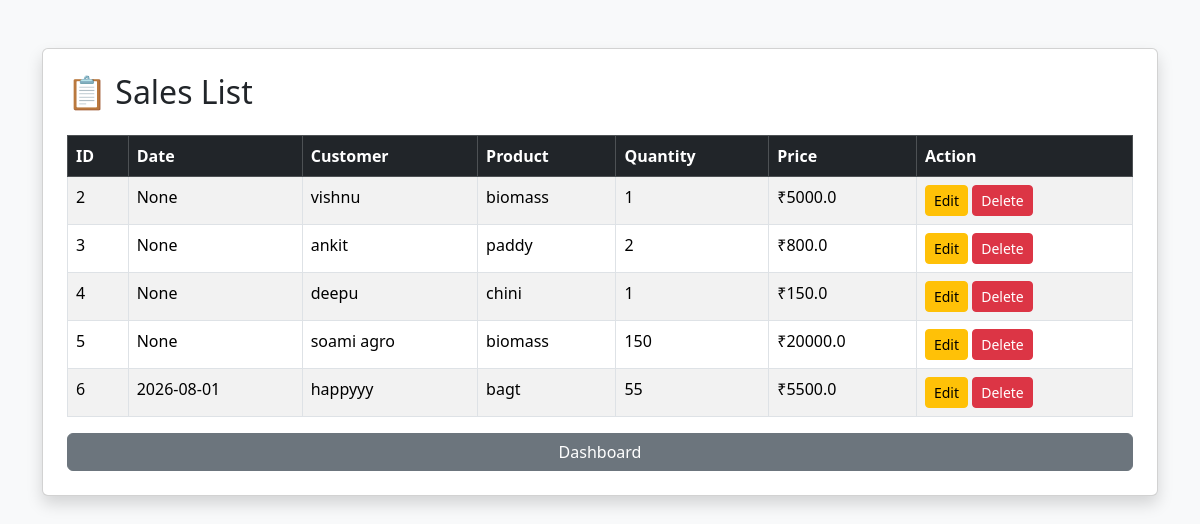
/view-sales, run on an earlier commit of the app's database.
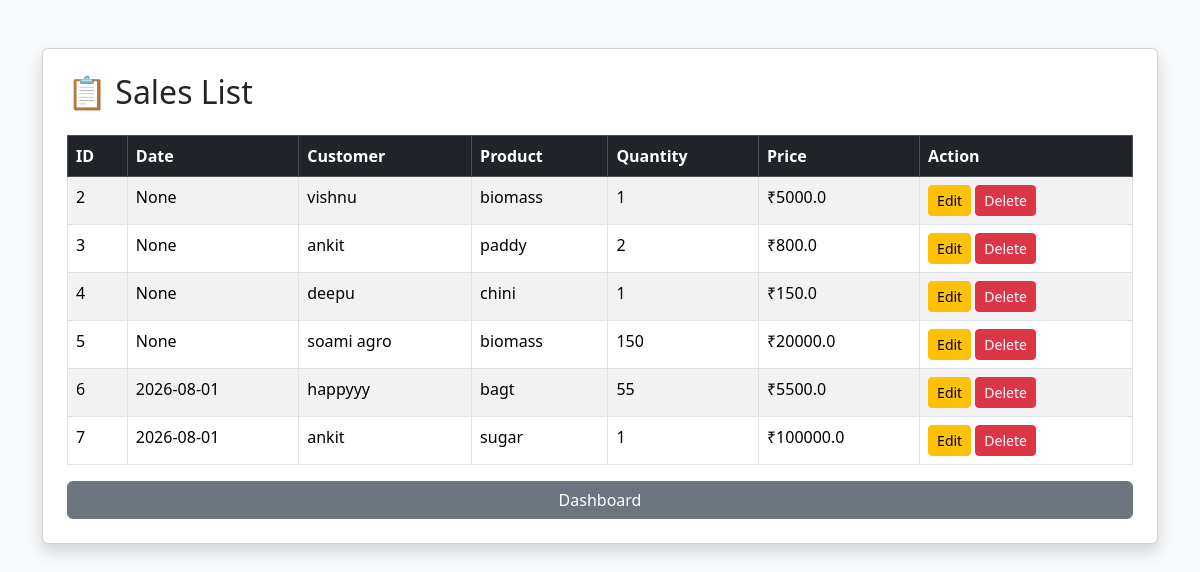
And on a later commit of the database.
### tables this page shows
CREATE TABLE sales (

            id INTEGER PRIMARY KEY AUTOINCREMENT,

            customer TEXT,

            product TEXT,

            quantity INTEGER,

            price REAL

        , date TEXT);

### app.py (the view)
@app.route("/view-sales")
def view_sales():
    sales = get_all_sales()
    return render_template(
        "view_sales.html",
        sales=sales
    )

### database/db.py (called while the page is built)
def get_all_sales():
    conn = sqlite3.connect(DATABASE_NAME)
    cursor = conn.cursor()
    cursor.execute("SELECT * FROM sales")
    rows = cursor.fetchall()
    conn.close()
    return rows

### templates/view_sales.html (shortened to what this page needs)
<!DOCTYPE html>
<html lang="en">
<head>
    <link href="https://cdn.jsdelivr.net/npm/bootstrap@5.3.7/dist/css/bootstrap.min.css" rel="stylesheet">
</head>
<body class="bg-light">
<div class="container mt-5">
    <div class="card shadow p-4">
        <h2 class="mb-4">
            📋 Sales List
        </h2>
        <table class="table table-bordered table-striped">
            <thead class="table-dark">
                <tr>
                    <th>ID</th>
                    <th>Date</th>
                    <th>Customer</th>
                    <th>Product</th>
                    <th>Quantity</th>
                    <th>Price</th>
                    <th>Action</th>
                </tr>
            </thead>
            <tbody>
            {% for sale in sales %}
                <tr>
                    <td>{{ sale[0] }}</td>
                    <td>{{ sale[5] }}</td>
                    <td>{{ sale[1] }}</td>
                    <td>{{ sale[2] }}</td>
                    <td>{{ sale[3] }}</td>
                    <td>₹{{ sale[4] }}</td>
                    <td>
                        <a href="/edit-sale/{{ sale[0] }}"
                           class="btn btn-sm btn-warning">
                            Edit
                        </a>
                        <a href="/delete-sale/{{ sale[0] }}"
                           class="btn btn-sm btn-danger">
                            Delete
                        </a>
                    </td>
                </tr>
            {% endfor %}
            </tbody>
        </table>
        <a href="/" class="btn btn-secondary">
            Dashboard
        </a>
    </div>
</div>
</body>
</html>

What changed in the data, as far as the page shows it:
added sales: id "7", date "2026-08-01", customer "ankit", product "sugar", quantity "1", price "100000.0"
